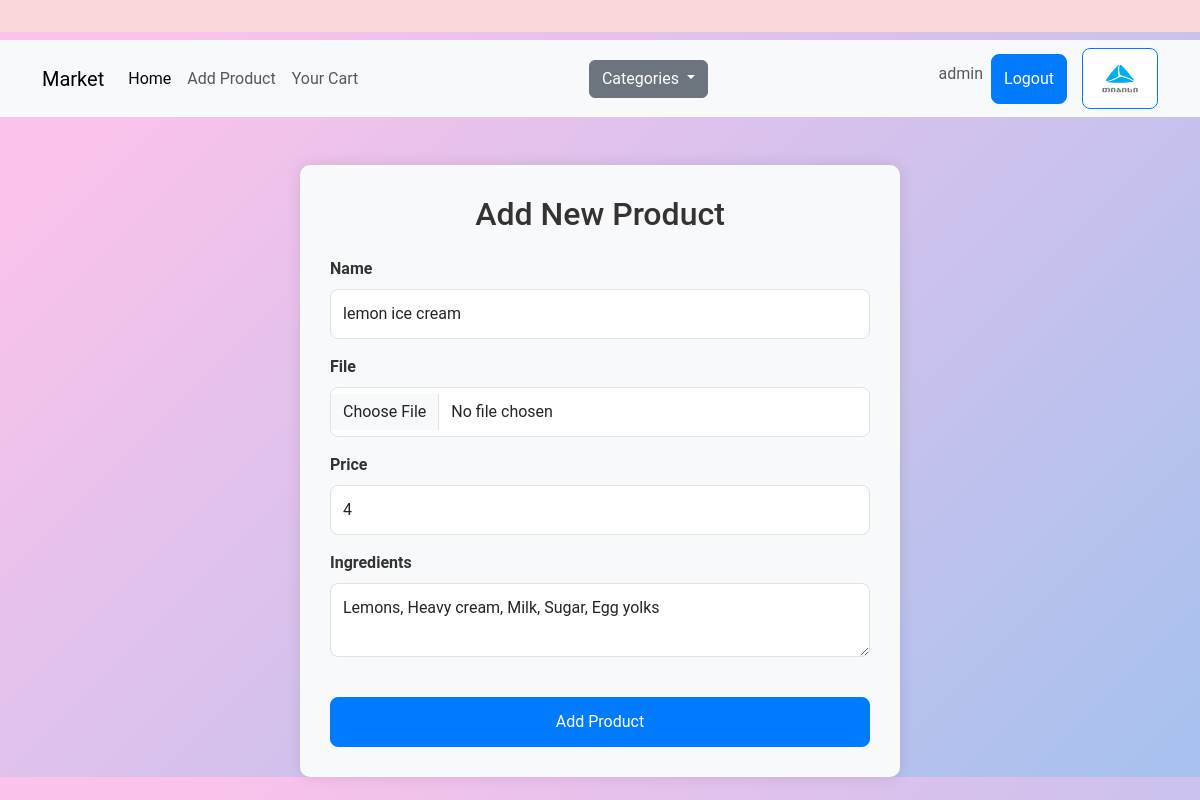
Page /edit/1 (signed in) on the committed database.
### models.py (models this page shows, shortened)
class User(db.Model, UserMixin):
    username = db.Column(db.String)
    password_hash = db.Column(db.String(128), nullable=False)
    role = db.Column(db.String)
    id = db.Column(db.Integer, primary_key=True)
    cart = db.relationship('Cart', back_populates='user')

class Product(db.Model):
    name = db.Column(db.String)
    file = db.Column(db.String)
    price = db.Column(db.Integer)
    id = db.Column(db.Integer, primary_key = True)
    category_id = db.Column(db.Integer, db.ForeignKey("category.id"))
    ingredients = db.Column(db.Text)
    def __str__(self):
        return f"{self.name}"

### routes.py (the view, shortened to what this page needs)
@app.route("/edit/<int:id>", methods=["GET", "POST"])
@login_required
def edit_product(id):
    if current_user.role == "admin":
        current = Product.query.get(id)
        print(current)
        form = AddProduct(name=current.name,
                        price=current.price,
                        file = current.file,
                        ingredients = current.ingredients
                        )
        if form.errors:
            print(form.errors)
            for error in form.errors:
                print(error)
            flash("You didn't adit the product properly", category="danger")
        return render_template("addproduct.html", form=form)
    else:
        return "You are not admin", 404

### forms.py (shortened to what this page needs)
class AddProduct(FlaskForm):
    name = StringField('Name', validators=[DataRequired()])
    file = FileField('File', validators=[FileRequired(), FileAllowed(['jpg', 'png', 'jpeg'], 'Images only!')])
    price = FloatField('Price', validators=[DataRequired()])
    ingredients = TextAreaField('Ingredients', validators=[DataRequired()])
    submit = SubmitField('Add Product')

### models.py (called while the page is built)
@login_manager.user_loader
def load_user(id):
    return User.query.get(id)

### templates/addproduct.html (shortened to what this page needs)
{% extends "base.html" %}
{% block content %}
<div class="container mt-5">
    <div class="form-register">
        <h2 class="text-center mb-4">Add New Product</h2>
        <form method="POST" enctype="multipart/form-data" class="needs-validation" novalidate>
            <div class="mb-3">
                {{ form.name.label(class="form-label") }}
                {{ form.name(class="form-control", placeholder="Product Name") }}
            </div>
            <div class="mb-3">
                {{ form.file.label(class="form-label") }}
                {{ form.file(class="form-control") }}
            </div>
            <div class="mb-3">
                {{ form.price.label(class="form-label") }}
                {{ form.price(class="form-control", placeholder="Product Price") }}
            </div>
            <div class="mb-3">
                {{ form.ingredients.label(class="form-label") }}
                {{ form.ingredients(class="form-control", placeholder="Product Ingredients") }}
            </div>
            <div class="d-grid">
                {{ form.submit(class="btn btn-primary btn-block mt-4") }}
            </div>
        </form>
    </div>
</div>
{% endblock %}

### templates/navbar.html (shortened to what this page needs)
<nav class="navbar navbar-expand-lg navbar-light bg-light">
    <div class="container">
        <a class="navbar-brand" href="/category/2">Market</a>
        <div class="collapse navbar-collapse" id="navbarNav">
            <ul class="navbar-nav me-auto">
                <li class="nav-item">
                    <a class="nav-link active" aria-current="page" href="/category/2">Home</a>
                </li>
                <li class="nav-item">
                    <a class="nav-link" href="/uploadfile">Add Product</a>
                </li>
                <li class="nav-item">
                    <a class="nav-link" href="/cart">Your Cart</a>
                </li>
            </ul>
            <div class="dropdown">
                <button class="btn btn-secondary dropdown-toggle" type="button" id="dropdownMenuButton"
                    data-bs-toggle="dropdown" aria-expanded="false">
                    Categories
                </button>
            </div>
            <ul class="navbar-nav ms-auto">
                {% if current_user.is_authenticated %}
                <li class="nav-item">
                    <span class="nav-link">{{ current_user.username }}</span>
                </li>
                <li class="nav-item">
                    <a class="btn btn-primary" href="/logout">Logout</a>
                </li>
                {% endif %}
            </ul>
            <a style="background-color: white; margin-left: 15px;" class="btn btn-primary" href="https://www.tbceducation.ge/"><img width="50px" height="35px" src="../static/images/tbc-logo.png" alt="tibisi"></a>
        </div>
    </div>
</nav>

### templates/base.html (style rules this page uses)
body { background: linear-gradient(135deg, #fbc2eb 10%, #a6c1ee 100%); font-family: 'Roboto', sans-serif; color: #333; }

### templates/addproduct.html (style rules this page uses)
.form-register { max-width: 600px; margin: auto; padding: 30px; background-color: #f8f9fa; border-radius: 10px; box-shadow: 0px 0px 15px rgba(0, 0, 0, 0.1); }
.form-label { font-weight: bold; }
.form-control { border-radius: 8px; padding: 12px; font-size: 1rem; }
.btn-primary { background-color: #007bff; border-color: #007bff; font-size: 1rem; padding: 12px; border-radius: 8px; }

### rows in the picture
User: username "admin"
Product: name "lemon ice cream", price "4", ingredients "Lemons, Heavy cream, Milk, Sugar, Egg yolks"
